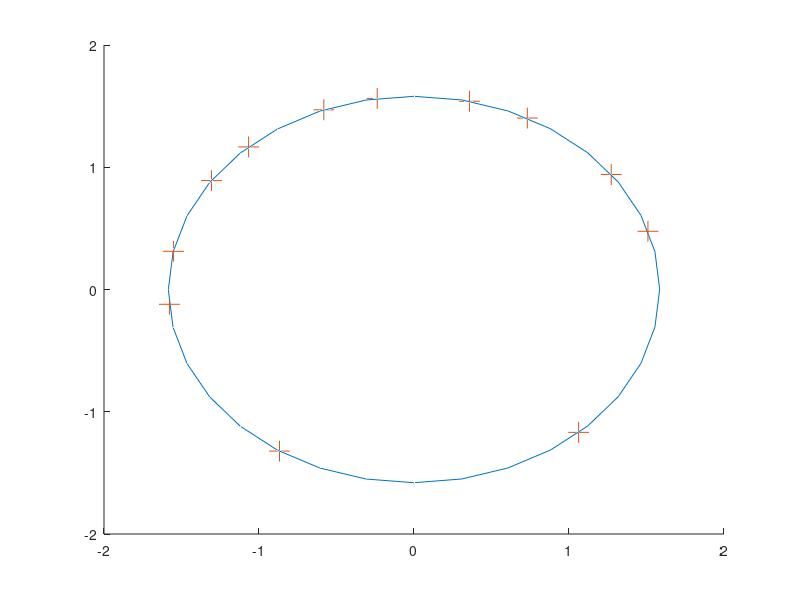

The MATLAB source for this figure:
%------------- problem 3------------ -----------------------------------------
% Data from literature
% r_mars =  1.529; % radius of mars
% delta   = 1.85;  % declination of martian orbit w.r.t ecliptic
%-------------------------------------------------------------------------------
data_tri = importdata('01_data_mars_triangulation.csv',',',1);
% theta => heliocentric longitude of earth
theta_deg = data_tri.data(:, 5);
theta_min = data_tri.data(:, 6);
theta     = theta_deg + theta_min/60;

% phi => geocentric longitude of mars
phi_deg = data_tri.data(:, 7);
phi_min = data_tri.data(:, 8);
phi     = phi_deg + phi_min/60;

sin_theta = sind(theta); % sine
cos_theta = cosd(theta); % cosine
m         = tand(phi);   % slope of line joining earth and mars

% calculating the locations of the five different porjections of Mars on the
% elciptic plane.

x_mars = zeros(5,1);
y_mars = zeros(5,1);
z_mars = zeros(5,1);
for i = 1:5
  indx      = 2*(i-1) + 1;
  x_mars(i,1) = (sin_theta(indx+1) - sin_theta(indx)) + (m(indx)*cos_theta(indx) - m(indx+1)*cos_theta(indx+1));
  x_mars(i,1) = x_mars(i)/(m(indx) - m(indx+1));

  y_mars(i,1)    = m(indx)*x_mars(i,1) + sin_theta(indx) - (m(indx)*cos_theta(indx));
end
%-------------------------------------------------------------------------------

a               = 0.0162388;
b               = -0.0534152;
for i = 1:5
  z_mars(i) = -a*x_mars(i) - b*y_mars(i);
end
% x_mars, y_mars and z_mars are the three dimensional cordinate of Mars in a heliocentric cartresian system

pos = zeros(5,3);
for i = 1:5
  pos(i,1) = x_mars(i)^2;
  pos(i,2) = y_mars(i)^2;
  pos(i,3) = z_mars(i)^2;
end

fid = fopen('script3.dat', 'w+');
for i=1:size(pos, 1)
    fprintf(fid, '%f ', pos(i,:));
    fprintf(fid, '\n');
end
fclose(fid);

% On fitting using an implementation of Marquardt-Levenberg algorithm (fit command)
% in gnuplot following values of parameters r which corresponds to the square of
% the radius were determined.
 % function used : g(x,y) = -x + -y + r

% Final set of parameters            Asymptotic Standard Error
% =======================            ==========================
%
% r               = 2.50484          +/- 0.1838       (7.337%)

display("radius of martian orbit calculated assuming orbit is a circle");
radius_sqr = 2.50484;
radius = sqrt(radius_sqr)
error  = sqrt(0.1838)

%%--------------------------for plotting the martian orbit--------------------------------------------------%%

%% recalculating the coordinates in terms of theta and phi following the same
%% procedure as in solution to the problem 2 and then scaling by radius as determined in presently
data_opp = importdata('01_data_mars_opposition.csv',',',1);
len = 12;

theta       = zeros(len,1);
geo_phi     = zeros(len,1);
phi         = zeros(len,1);

for i = 1:len
  geo_phi(i)   = data_opp.data(i,8) + (data_opp.data(i,9)/60);
end

r_mars = 1.5818;

for i = 1:len
  phi(i) = geo_phi(i)/r_mars;
end

zdc  = zeros(len,1);
angl = zeros(len,1);
for i = 1:len
  zdc(i,1)    = data_opp.data(i,4);
  angl(i,1)   = data_opp.data(i,5) + data_opp.data(i,6)/60;
  theta(i,1)  = (zdc(i)-1)*30 + angl(i);
end

s_theta = sind(theta);
c_theta = cosd(theta);
s_phi   = sind(phi);
c_phi   = cosd(phi);

pos = zeros(len,3);
for i = 1:len
  pos(i,1) = radius*c_phi(i)*c_theta(i);
  pos(i,2) = radius*c_phi(i)*s_theta(i);
  pos(i,3) = radius*s_phi(i);
end

a               = 0.0162388;
b               = -0.0534152;

% ## Copyright (C) 2008 Indrek Mandre <indrek(at)mare.ee>
% ## For more information please see http://www.mare.ee/indrek/octave/
%
% ## Compute:
% ##    circle 3D coordinates
% ##
% ## usage: [X, Y, Z] = circle3d(center, normal, radius)
% ##
% ## Example:
% ##    [X, Y, Z] = circle3d([0 0 0], [1 0 0], 1);
% ##
%
% ## Author: Indrek Mandre <indrek(at)mare.ee>
% ## Created: 2008-07-17

function [x, y, z] = circle3d(center, normal, radius)
  p = cross(normal, [1 0 0]);
  if (dot(p, p) < 0.3 )
    p = cross(normal, [0 1 0]);
    if (dot(p, p) < 0.3 )
      p = cross(normal, [0 0 1]);
    endif
  endif
  p = p ./ norm(p);
  q = cross (normal, p);
  t = (0:pi/16:2*pi)(:);
  ret = repmat(center, size(t)) + radius * cos(t) * p + radius * sin(t) * q;
  x = ret(:, 1);
  y = ret(:, 2);
  z = ret(:, 3);
endfunction

[X,Y,Z] = circle3d([0 0 0], [a b 1], radius);

hold on
plot3(X,Y,Z);
% plot3 (pos(1,:), pos(2,:), pos(3,:));
plot3 (pos(:,1), pos(:,2), pos(:,3),'+','markersize',15);
hold off
